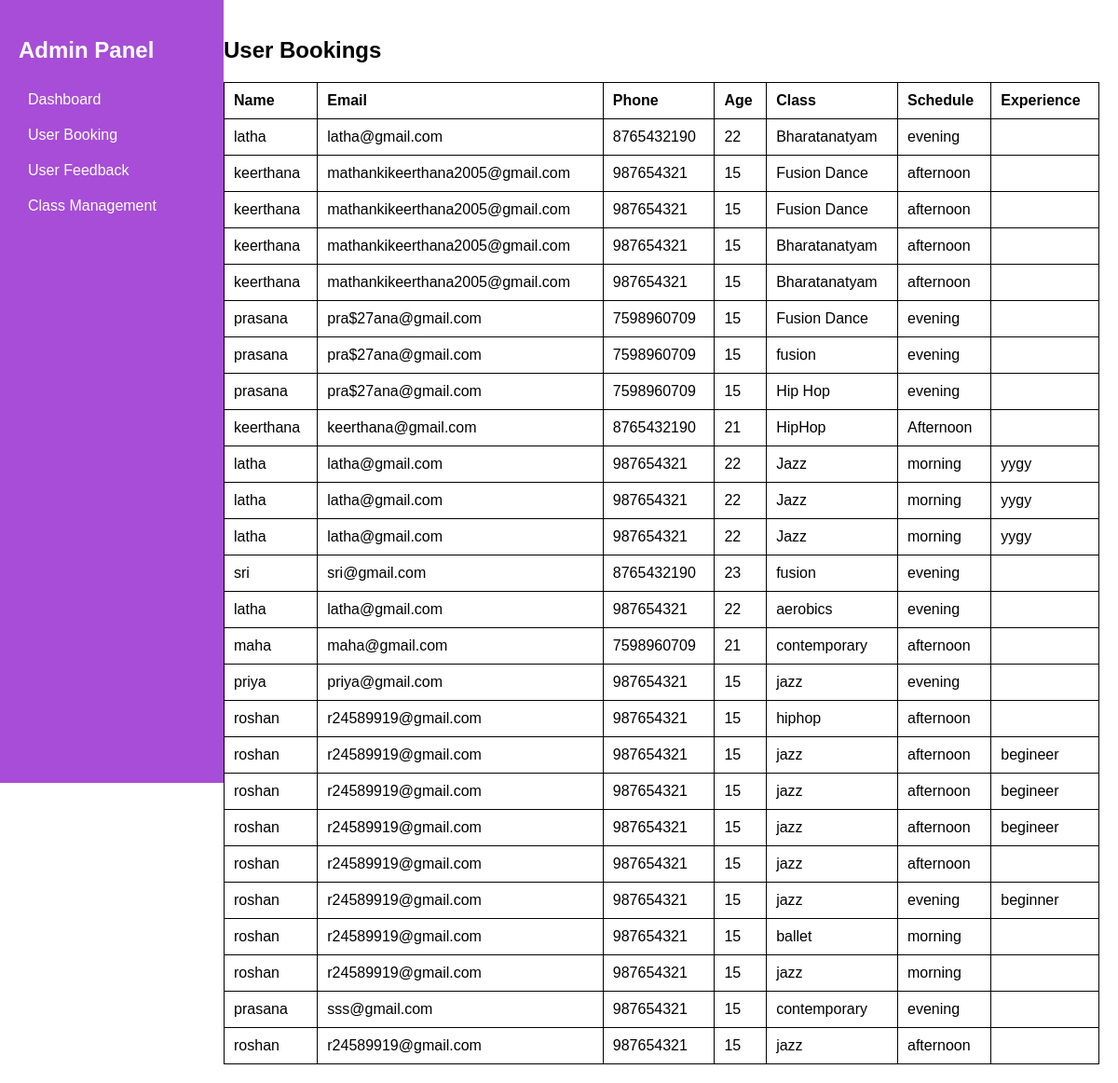
The app's page /admin.php?page=user_booking, older data.
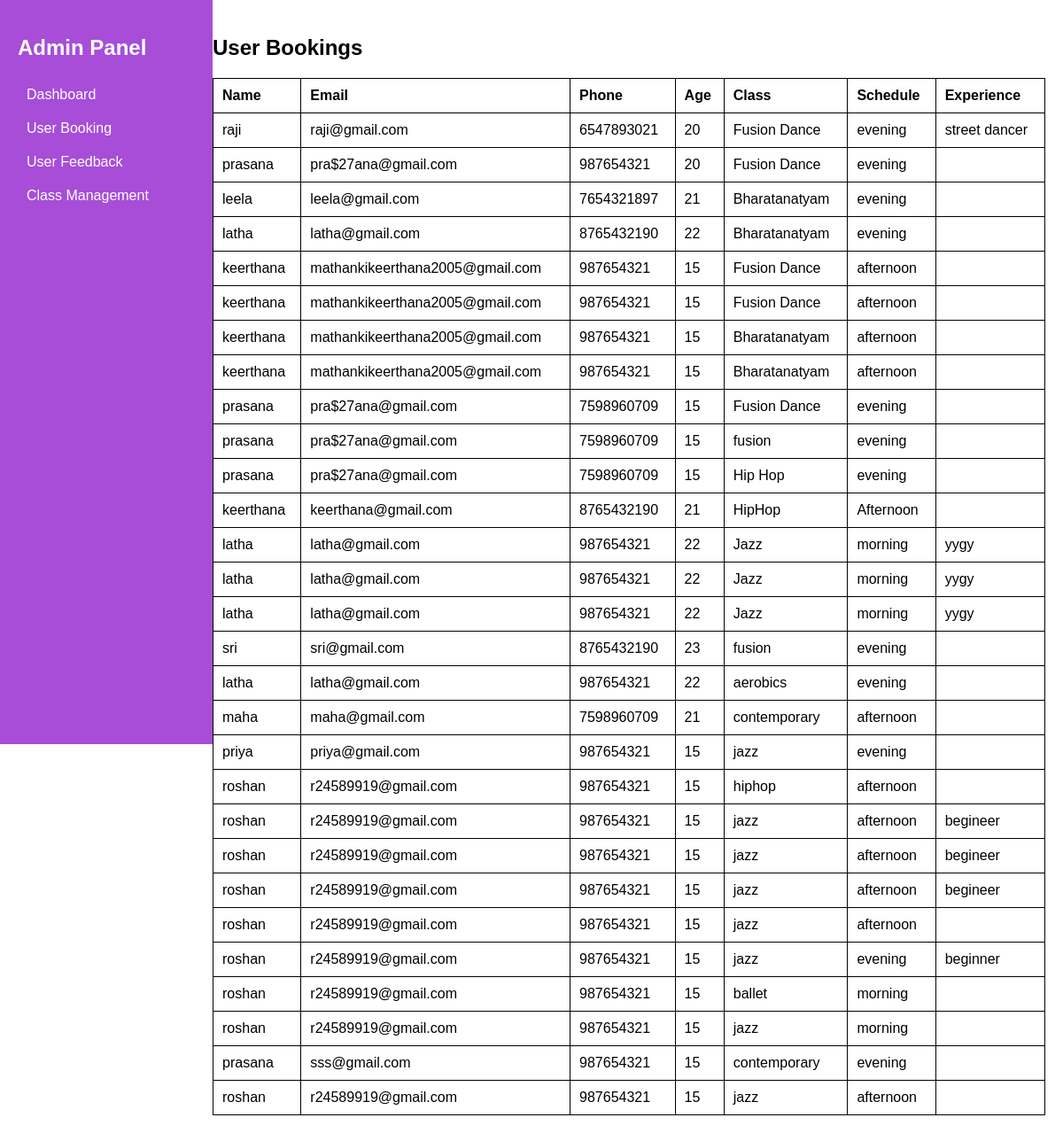
The same page, newer data.
### tables this page shows
CREATE TABLE `bookings` (
  `id` int(11) NOT NULL,
  `name` varchar(255) NOT NULL,
  `email` varchar(255) NOT NULL,
  `phone` varchar(50) NOT NULL,
  `age` int(11) NOT NULL,
  `dance_class` varchar(50) NOT NULL,
  `schedule` varchar(50) NOT NULL,
  `experience` text DEFAULT NULL,
  `fees` decimal(10,2) NOT NULL,
  `booking_date` timestamp NOT NULL DEFAULT current_timestamp()
);

### admin.php (the view, shortened to what this page needs)
<?php
include('db.php');
$booking_count_query = mysqli_query($conn, "SELECT COUNT(*) as total FROM bookings");
$booking_count = $booking_count_query ? mysqli_fetch_assoc($booking_count_query)['total'] : 0;
$feedback_count_query = mysqli_query($conn, "SELECT COUNT(*) as total FROM feedback");
$feedback_count = $feedback_count_query ? mysqli_fetch_assoc($feedback_count_query)['total'] : 0;
$class_count_query = mysqli_query($conn, "SELECT COUNT(*) as total FROM dance_booking");
$class_count = $class_count_query ? mysqli_fetch_assoc($class_count_query)['total'] : 0;
$query_bookings = "SELECT * FROM bookings ORDER BY id DESC";
$result_bookings = mysqli_query($conn, $query_bookings);
?>
<!DOCTYPE html>
<html lang="en">
<head>
</head>
<body>
    <div class="sidebar">
    <h2>Admin Panel</h2>
    <a href="admin.php?page=dashboard">Dashboard</a>
    <a href="admin.php?page=user_booking">User Booking</a>
    <a href="admin.php?page=user_feedback">User Feedback</a>
    <a href="manage_classes.php">Class Management</a>
</div>
<div class="main-content">
    <?php
    $page = isset($_GET['page']) ? $_GET['page'] : 'dashboard';
    if ($page == "dashboard") { ?>
        <h2>Dashboard</h2>
        <div class="dashboard-container">
            <div class="dashboard-box">
                <h3>Total Bookings</h3>
                <p><?php echo $booking_count; ?></p>
            </div>
            <div class="dashboard-box">
                <h3>Total Feedback</h3>
                <p><?php echo $feedback_count; ?></p>
            </div>
            <div class="dashboard-box">
                <h3>Total Classes</h3>
                <p><?php echo $class_count; ?></p>
            </div>
        </div>
    <?php } elseif ($page == "user_booking") { ?>
        <h2>User Bookings</h2>
        <table>
            <tr><th>Name</th><th>Email</th><th>Phone</th><th>Age</th><th>Class</th><th>Schedule</th><th>Experience</th></tr>
            <?php while ($row = mysqli_fetch_assoc($result_bookings)): ?>
                <tr>
                    <td><?php echo htmlspecialchars($row['name']); ?></td>
                    <td><?php echo htmlspecialchars($row['email']); ?></td>
                    <td><?php echo htmlspecialchars($row['phone']); ?></td>
                    <td><?php echo htmlspecialchars($row['age']); ?></td>
                    <td><?php echo htmlspecialchars($row['dance_class']); ?></td>
                    <td><?php echo htmlspecialchars($row['schedule']); ?></td>
                    <td><?php echo nl2br(htmlspecialchars($row['experience'])); ?></td>
                </tr>
            <?php endwhile; ?>
        </table>
    <?php } ?>
</div>
</body>
</html>

### admin.php (style rules this page uses)
body { display: flex; font-family: Arial, sans-serif; margin: 0; }
.sidebar { width: 200px; height: 100vh; background: rgb(167, 77, 216); color: white; padding: 20px; position: fixed; }
.sidebar a { display: block; color: white; padding: 10px; text-decoration: none; }
.main-content { margin-left: 220px; padding: 20px; width: calc(100% - 220px); }
table { width: 100%; border-collapse: collapse; margin-top: 10px; }
table, th, td { border: 1px solid black; padding: 10px; text-align: left; }

Row changes from the older to the newer data that the page shows:
added bookings: name "raji", email "raji@gmail.com", phone "6547893021", age "20", dance_class "Fusion Dance", schedule "evening", experience "street dancer"
added bookings: name "prasana", email "pra$27ana@gmail.com", phone "987654321", age "20", dance_class "Fusion Dance", schedule "evening"
added bookings: name "leela", email "leela@gmail.com", phone "7654321897", age "21", dance_class "Bharatanatyam", schedule "evening"
